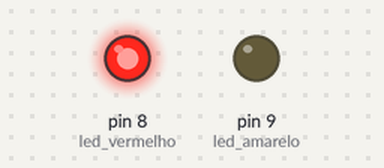
The sketch below on a simulated Arduino Uno, built with avr-gcc and run on an emulated ATmega328P. Shown: output pins drawn as LEDs (lit = HIGH).

Above: at 3.5 s.
At 11.5 s:
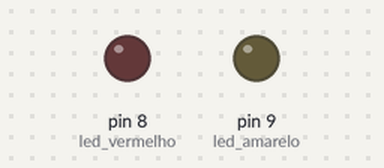
At 17.0 s:
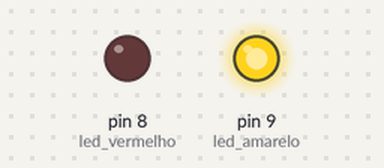
Timing chart, 0 to 23.4 s (numbered marks = the images above):
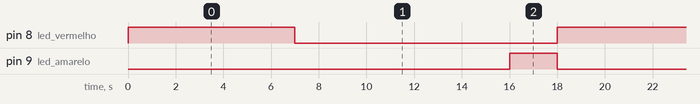

The sketch:

projeto-2.ino
```cpp
int led_vermelho = 8;
int led_amarelo = 9;
int led_verde = 10;

void setup() {
  pinMode(led_vermelho, OUTPUT);
  pinMode(led_amarelo, OUTPUT);
  pinMode(led_amarelo, OUTPUT);
}

void loop() {
  digitalWrite(led_vermelho, HIGH);
  digitalWrite(led_amarelo, LOW);
  digitalWrite(led_verde, LOW);
  delay(7000);

  digitalWrite(led_vermelho, LOW);
  digitalWrite(led_amarelo, LOW);
  digitalWrite(led_verde, HIGH);
  delay(9000);

  digitalWrite(led_vermelho, LOW);
  digitalWrite(led_amarelo, HIGH);
  digitalWrite(led_verde, LOW);
  delay(2000);
}
```

Measured:
- by itself, pin 8 (led_vermelho): alternates HIGH for 7.0 s and LOW for 11.0 s
- by itself, pin 9 (led_amarelo): alternates HIGH for 2.0 s and LOW for 16.0 s
- by itself, everything shown: repeats every 18.0 s, in 3 steps
